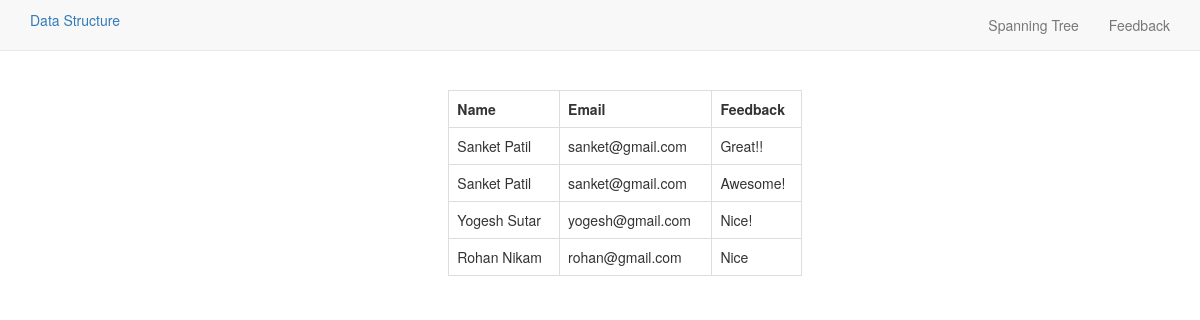
Page /feedback.php on the committed database.
### tables this page shows
CREATE TABLE `feedback` (
  `fid` int(1) NOT NULL,
  `fname` varchar(100) NOT NULL,
  `femail` varchar(500) NOT NULL,
  `feedback` varchar(1000) NOT NULL
);

### feedback.php (the view, shortened to what this page needs)
<?php
$connect_error='Sorry';
$con=mysqli_connect("localhost","root","root","DS")or die($connect_error);
?>
<!DOCTYPE html>
<html>
<head>
	<link rel="stylesheet" href="Bootstrap/css/bootstrap.min.css">
</head>
		<nav class="navbar navbar-default navbar-fixed-top">
			<div class="container">
				<div class=" navbar-header">
			<a class="navbar-header" href="index.php">Data Structure</a>
			</div>
			<div class="collapse navbar-collapse" id="myNavbar">
				<ul class="nav navbar-right navbar-nav">
					<li><a href="main.php">Spanning Tree</a></li>
					<li><a href="feed.php">Feedback</a></li>
				</ul>
			</div>
			</div>
		</nav>
<body>
	<div class="Mainbody" >
		<div class="col-md-4"></div>
		<div class="Jumbotron col-md-4">
		<?php
echo '<br><br>';
					echo '<table class="table table-bordered">';
      				echo '<tr>';
      				echo '<th>Name</th>';
				    echo '<th>Email</th>';
				    echo '<th>Feedback</th>';
      				echo '</tr>';
				$query =" SELECT * FROM feedback";
 			  if ($is_query_run=mysqli_query($con,$query)) {
                while ($query_execute=mysqli_fetch_assoc($is_query_run)) {
                	echo '<tr>';
                		echo '<td>'.$query_execute['fname'].'</td>';
                		echo '<td>'.$query_execute['femail'].'</td>';
                		echo '<td>'.$query_execute['feedback'].'</td>';
                		echo '</tr>';
                }}
                echo '</table>';
?>
    	</div>
		<div class="col-md-4"></div>
	</div>
</body>
</html>

### feedback.php (style rules this page uses)
.Mainbody { padding-top: 50px; padding-left: 50px; }
.navbar-header a { padding-top: 10px; }

### rows in the picture
feedback: fname "Sanket Patil", femail "sanket@gmail.com", feedback "Great!!"
feedback: fname "Sanket Patil", femail "sanket@gmail.com", feedback "Awesome!"
feedback: fname "Yogesh Sutar", femail "yogesh@gmail.com", feedback "Nice!"
feedback: fname "Rohan Nikam", femail "rohan@gmail.com", feedback "Nice"
